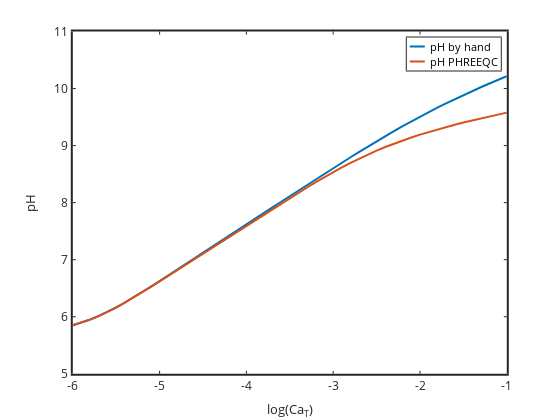

Source (notebook cell):
### Code cell
plot(logCaT,pHhand,'linewidth',2,logCaT,pHphreeqc,'linewidth',2)
 set(gca,'linewidth',2,'fontsize',12)
legend('pH by hand','pH PHREEQC')
xlabel('log(Ca_T)'); ylabel('pH')

### Figure 1 — Plotly figure (JSON) as saved in the notebook; plotly's stock layout.template omitted (floating-point values rounded to 4 significant figures)
{"data": [{"line": {"color": "rgb(0,113,188)", "dash": "solid", "width": 2}, "marker": {"color": "rgb(0,113,188)", "line": {"color": "rgb(0,113,188)"}, "size": 6, "symbol": "none"}, "mode": "lines", "name": "pH by hand", "showlegend": true, "type": "scatter", "visibility": true, "x": [-6, -5.9, -5.8, -5.7, -5.6, -5.5, -5.4, -5.3, -5.2, -5.1, -5, -4.9, -4.8, -4.7, -4.6, -4.5, -4.4, -4.3, -4.2, -4.1, -4, -3.9, -3.8, -3.7, -3.6, -3.5, -3.4, -3.3, -3.2, -3.1, -3, -2.9, -2.8, -2.7, -2.6, -2.5, -2.4, -2.3, -2.2, -2.1, -2, -1.9, -1.8, -1.7, -1.6, -1.5, -1.4, -1.3, -1.2, -1.1, -1], "xaxis": "x", "y": [5.852, 5.897, 5.951, 6.014, 6.086, 6.165, 6.25, 6.339, 6.433, 6.528, 6.625, 6.723, 6.822, 6.921, 7.021, 7.12, 7.22, 7.319, 7.419, 7.519, 7.618, 7.718, 7.817, 7.917, 8.016, 8.115, 8.214, 8.312, 8.41, 8.507, 8.604, 8.7, 8.796, 8.89, 8.983, 9.074, 9.165, 9.253, 9.339, 9.424, 9.506, 9.586, 9.664, 9.74, 9.814, 9.885, 9.955, 10.02, 10.09, 10.15, 10.22], "yaxis": "y"}, {"line": {"color": "rgb(216,82,24)", "dash": "solid", "width": 2}, "marker": {"color": "rgb(216,82,24)", "line": {"color": "rgb(216,82,24)"}, "size": 6, "symbol": "none"}, "mode": "lines", "name": "pH PHREEQC", "showlegend": true, "type": "scatter", "visibility": true, "x": [-6, -5.9, -5.8, -5.7, -5.6, -5.5, -5.4, -5.3, -5.2, -5.1, -5, -4.9, -4.8, -4.7, -4.6, -4.5, -4.4, -4.3, -4.2, -4.1, -4, -3.9, -3.8, -3.7, -3.6, -3.5, -3.4, -3.3, -3.2, -3.1, -3, -2.9, -2.8, -2.7, -2.6, -2.5, -2.4, -2.3, -2.2, -2.1, -2, -1.9, -1.8, -1.7, -1.6, -1.5, -1.4, -1.3, -1.2, -1.1, -1], "xaxis": "x", "y": [5.85, 5.895, 5.949, 6.012, 6.083, 6.162, 6.246, 6.335, 6.428, 6.523, 6.619, 6.717, 6.815, 6.913, 7.012, 7.11, 7.208, 7.307, 7.405, 7.503, 7.601, 7.698, 7.795, 7.891, 7.987, 8.081, 8.175, 8.268, 8.359, 8.448, 8.534, 8.617, 8.697, 8.773, 8.845, 8.912, 8.976, 9.035, 9.091, 9.143, 9.192, 9.239, 9.283, 9.325, 9.365, 9.404, 9.441, 9.477, 9.512, 9.545, 9.578], "yaxis": "y"}, {"hoverinfo": "none", "line": {"color": "rgb(0,113,188)", "dash": "solid", "width": 2}, "marker": {"color": "rgb(0,113,188)", "line": {"color": "rgb(0,113,188)"}, "size": 6, "symbol": "none"}, "mode": "lines", "name": "", "showlegend": false, "type": "scatter", "visibility": true, "x": [3, 18], "xaxis": "x2", "y": [9, 9], "yaxis": "y2"}, {"hoverinfo": "none", "line": {"color": "rgb(216,82,24)", "dash": "solid", "width": 2}, "marker": {"color": "rgb(216,82,24)", "line": {"color": "rgb(216,82,24)"}, "size": 6, "symbol": "none"}, "mode": "lines", "name": "", "showlegend": false, "type": "scatter", "visibility": true, "x": [3, 18], "xaxis": "x2", "y": [24, 24], "yaxis": "y2"}], "layout": {"annotations": [{"font": {"color": "rgb(0, 0, 0)", "size": 10.8}, "showarrow": false, "text": "pH by hand", "x": 21, "xanchor": "left", "xref": "x2", "y": 9, "yanchor": "middle", "yref": "y2"}, {"font": {"color": "rgb(0, 0, 0)", "size": 10.8}, "showarrow": false, "text": "pH PHREEQC", "x": 21, "xanchor": "left", "xref": "x2", "y": 24, "yanchor": "middle", "yref": "y2"}], "height": 420, "hovermode": "closest", "margin": {"b": 0, "l": 0, "r": 0, "t": 0}, "plot_bgcolor": "rgba(0, 0, 0, 0)", "showlegend": false, "width": 560, "xaxis": {"anchor": "y", "autorange": false, "domain": [0.13, 0.905], "exponentformat": "none", "gridcolor": "rgba(38,38,38,0.15)", "gridwidth": 2, "linecolor": "rgb(38,38,38)", "linewidth": 2, "mirror": "ticks", "range": [-6, -1], "showgrid": false, "showline": true, "side": "bottom", "spikedash": "solid", "spikemode": "across", "spikesides": false, "spikethickness": 1, "tickangle": 0, "tickcolor": "rgb(38,38,38)", "tickfont": {"color": "rgb(38,38,38)", "size": 12}, "ticklen": 3, "ticks": "inside", "ticktext": ["-6", "-5", "-4", "-3", "-2", "-1"], "tickvals": [-6, -5, -4, -3, -2, -1], "title": {"font": {"color": "rgb(38,38,38)", "size": 13.2}, "text": "log(Ca<sub>T</sub>)"}, "type": "linear", "visible": true, "zeroline": false}, "xaxis2": {"anchor": "y2", "autorange": false, "domain": [0.7264, 0.8943], "exponentformat": "none", "fixedrange": true, "gridcolor": "rgba(38,38,38,0.15)", "gridwidth": 1, "linecolor": "rgb(38,38,38)", "linewidth": 1, "mirror": true, "range": [0, 94], "showgrid": false, "showline": true, "showspikes": false, "side": "bottom", "spikedash": "solid", "spikemode": "across", "spikesides": false, "spikethickness": 1, "tickangle": 0, "tickcolor": "rgb(38,38,38)", "tickfont": {"color": "rgb(38,38,38)", "size": 10.8}, "ticklen": 3, "ticks": "", "ticktext": [], "tickvals": [], "title": {"font": {"color": "rgb(0, 0, 0)", "size": 11.88}, "text": ""}, "type": "linear", "visible": true, "zeroline": false}, "yaxis": {"anchor": "x", "autorange": false, "domain": [0.11, 0.925], "exponentformat": "none", "gridcolor": "rgba(38,38,38,0.15)", "gridwidth": 2, "linecolor": "rgb(38,38,38)", "linewidth": 2, "mirror": "ticks", "range": [5, 11], "showgrid": false, "showline": true, "side": "left", "spikedash": "solid", "spikemode": "across", "spikesides": false, "spikethickness": 1, "tickangle": 0, "tickcolor": "rgb(38,38,38)", "tickfont": {"color": "rgb(38,38,38)", "size": 12}, "ticklen": 3, "ticks": "inside", "ticktext": ["5", "6", "7", "8", "9", "10", "11"], "tickvals": [5, 6, 7, 8, 9, 10, 11], "title": {"font": {"color": "rgb(38,38,38)", "size": 13.2}, "text": "pH"}, "type": "linear", "visible": true, "zeroline": false}, "yaxis2": {"anchor": "x2", "autorange": false, "domain": [0.8321, 0.9107], "exponentformat": "none", "fixedrange": true, "gridcolor": "rgba(38,38,38,0.15)", "gridwidth": 1, "linecolor": "rgb(38,38,38)", "linewidth": 1, "mirror": true, "range": [33, 0], "showgrid": false, "showline": true, "showspikes": false, "side": "left", "spikedash": "solid", "spikemode": "across", "spikesides": false, "spikethickness": 1, "tickangle": 0, "tickcolor": "rgb(38,38,38)", "tickfont": {"color": "rgb(38,38,38)", "size": 10.8}, "ticklen": 3, "ticks": "", "ticktext": [], "tickvals": [], "title": {"font": {"color": "rgb(0, 0, 0)", "size": 11.88}, "text": ""}, "type": "linear", "visible": true, "zeroline": false}}}
